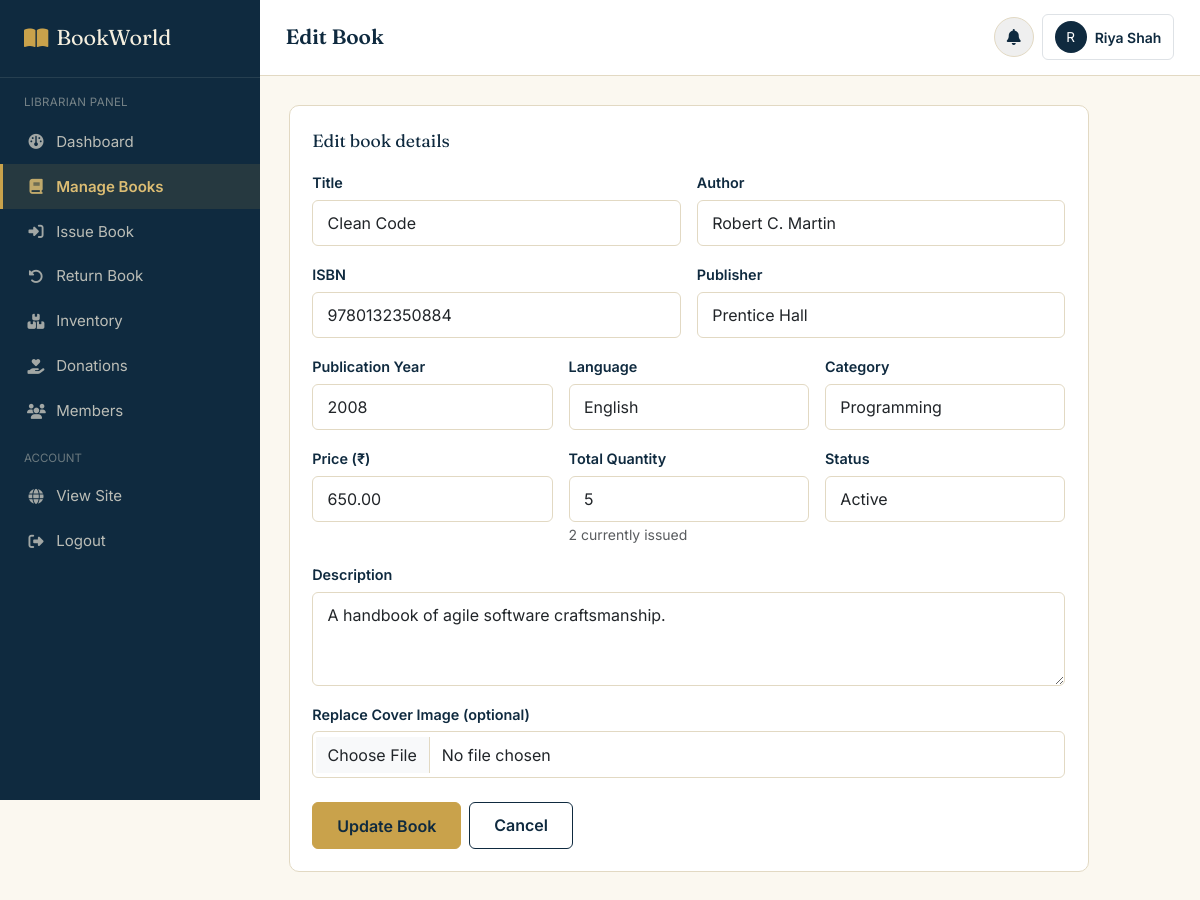
The app's page /librarian/books/edit.php?id=1 (signed in) with its own data.
### tables this page shows
CREATE TABLE book_inventory (
    inventory_id INT AUTO_INCREMENT PRIMARY KEY,
    book_id INT NOT NULL UNIQUE,
    total_quantity INT NOT NULL DEFAULT 0,
    available_quantity INT NOT NULL DEFAULT 0,
    issued_quantity INT NOT NULL DEFAULT 0,
    damaged_quantity INT NOT NULL DEFAULT 0,
    lost_quantity INT NOT NULL DEFAULT 0,
    FOREIGN KEY (book_id) REFERENCES books(book_id) ON DELETE CASCADE
);

CREATE TABLE books (
    book_id INT AUTO_INCREMENT PRIMARY KEY,
    title VARCHAR(200) NOT NULL,
    author VARCHAR(150) NOT NULL,
    isbn VARCHAR(20) UNIQUE,
    publisher VARCHAR(150),
    publication_year YEAR,
    language VARCHAR(50) DEFAULT 'English',
    category_id INT,
    price DECIMAL(10,2) DEFAULT 0.00,
    description TEXT,
    book_image VARCHAR(255) DEFAULT 'default-book.png',
    status ENUM('active','inactive') DEFAULT 'active',
    view_count INT DEFAULT 0,
    created_at DATETIME DEFAULT CURRENT_TIMESTAMP,
    FOREIGN KEY (category_id) REFERENCES categories(category_id) ON DELETE SET NULL
);

CREATE TABLE categories (
    category_id INT AUTO_INCREMENT PRIMARY KEY,
    category_name VARCHAR(100) NOT NULL UNIQUE,
    description VARCHAR(255)
);

### includes/functions.php (called while the page is built, shortened)
<?php
function clean($str) {
    return htmlspecialchars(trim($str), ENT_QUOTES, 'UTF-8');
}

### librarian/books/edit.php (the view, shortened to what this page needs)
<?php
require_once '../../config/database.php';
require_once '../../includes/functions.php';
$book_id = (int)($_GET['id'] ?? 0);
$stmt = mysqli_prepare($conn, "SELECT b.*, bi.total_quantity, bi.available_quantity, bi.issued_quantity, bi.damaged_quantity, bi.lost_quantity
                                FROM books b LEFT JOIN book_inventory bi ON bi.book_id = b.book_id WHERE b.book_id = ?");
mysqli_stmt_bind_param($stmt, 'i', $book_id);
mysqli_stmt_execute($stmt);
$book = mysqli_fetch_assoc(mysqli_stmt_get_result($stmt));
$categories = mysqli_query($conn, "SELECT * FROM categories ORDER BY category_name");
?>
<!DOCTYPE html>
<html lang="en">
<head>
<link href="https://cdn.jsdelivr.net/npm/bootstrap@5.3.3/dist/css/bootstrap.min.css" rel="stylesheet">
<link rel="stylesheet" href="https://cdnjs.cloudflare.com/ajax/libs/font-awesome/6.5.2/css/all.min.css">
<link rel="stylesheet" href="../../assets/css/style.css">
<link rel="stylesheet" href="../../assets/css/dashboard.css">
</head>
<body>
<div class="bw-app">
<?php include '../../includes/sidebar_librarian.php'; ?>
<main class="bw-main">
<?php include '../../includes/dashboard_topbar.php'; ?>
<div class="bw-content">
  <div class="bw-panel" style="max-width:800px;">
    <div class="panel-title">Edit book details</div>
    <form id="bw-book-form" method="POST" enctype="multipart/form-data" novalidate>
      <div class="row g-3">
        <div class="col-md-6">
          <label class="bw-label" for="book_title">Title</label>
          <input type="text" class="form-control bw-form-control" id="book_title" name="title" value="<?= clean($book['title']) ?>" required>
        </div>
        <div class="col-md-6">
          <label class="bw-label" for="book_author">Author</label>
          <input type="text" class="form-control bw-form-control" id="book_author" name="author" value="<?= clean($book['author']) ?>" required>
        </div>
        <div class="col-md-6">
          <label class="bw-label" for="book_isbn">ISBN</label>
          <input type="text" class="form-control bw-form-control" id="book_isbn" name="isbn" value="<?= clean($book['isbn']) ?>" readonly>
        </div>
        <div class="col-md-6">
          <label class="bw-label">Publisher</label>
          <input type="text" class="form-control bw-form-control" name="publisher" value="<?= clean($book['publisher']) ?>">
        </div>
        <div class="col-md-4">
          <label class="bw-label">Publication Year</label>
          <input type="number" class="form-control bw-form-control" name="publication_year" value="<?= clean($book['publication_year']) ?>">
        </div>
        <div class="col-md-4">
          <label class="bw-label">Language</label>
          <input type="text" class="form-control bw-form-control" name="language" value="<?= clean($book['language']) ?>">
        </div>
        <div class="col-md-4">
          <label class="bw-label">Category</label>
          <select class="form-select bw-form-control" name="category_id">
            <?php while ($c = mysqli_fetch_assoc($categories)): ?>
              <option value="<?= $c['category_id'] ?>" <?= $book['category_id'] == $c['category_id'] ? 'selected' : '' ?>><?= clean($c['category_name']) ?></option>
            <?php endwhile; ?>
          </select>
        </div>
        <div class="col-md-4">
          <label class="bw-label" for="book_price">Price (₹)</label>
          <input type="number" step="0.01" min="0" class="form-control bw-form-control" id="book_price" name="price" value="<?= clean($book['price']) ?>" required>
        </div>
        <div class="col-md-4">
          <label class="bw-label" for="book_quantity">Total Quantity</label>
          <input type="number" min="<?= (int)$book['issued_quantity'] ?>" class="form-control bw-form-control" id="book_quantity" name="total_quantity" value="<?= (int)$book['total_quantity'] ?>" required>
          <small class="text-muted"><?= $book['issued_quantity'] ?> currently issued</small>
        </div>
        <div class="col-md-4">
          <label class="bw-label">Status</label>
          <select class="form-select bw-form-control" name="status">
            <option value="active" <?= $book['status']==='active'?'selected':'' ?>>Active</option>
          </select>
        </div>
        <div class="col-12">
          <label class="bw-label">Description</label>
          <textarea class="form-control bw-form-control" name="description" rows="3"><?= clean($book['description']) ?></textarea>
        </div>
        <div class="col-12">
          <label class="bw-label">Replace Cover Image (optional)</label>
          <input type="file" class="form-control bw-form-control" name="book_image" accept=".jpg,.jpeg,.png,.webp">
        </div>
      </div>
      <div class="d-flex gap-2 mt-4">
        <button type="submit" class="btn btn-bw-primary px-4">Update Book</button>
        <a href="list.php" class="btn btn-bw-outline px-4">Cancel</a>
      </div>
    </form>
  </div>
</div>
</main>
</div>
</body>
</html>

### assets/css/style.css (style rules this page uses)
:root { --bw-navy: #0F2A3F; --bw-navy-light: #1A4160; --bw-green: #2F5233; --bw-green-light: #3E6B45; --bw-brass: #C9A24B; --bw-brass-light: #DCBD73; --bw-paper: #F5EFDF; --bw-paper-soft: #FBF8F0; --bw-ink: #1D2430; --bw-slate: #5B6472; --bw-line: #E2D9C3; --bw-danger: #A93F35; --bw-danger-bg: #FBEAE7; --bw-success: #2F5233; --bw-success-bg: #EAF1E7; --bw-warning: #B4791F; --bw-warning-bg: #FBF1E1; --font-display: 'Fraunces', Georgia, serif; --font-body: 'Inter', -apple-system, BlinkMacSystemFont, sans-serif; --radius-sm: 6px; --radius-md: 10px; --shadow-card: 0 1px 3px rgba(15, 42, 63, 0.08), 0 1px 2px rgba(15, 42, 63, 0.06); }
* { box-sizing: border-box; }
body { font-family: var(--font-body); color: var(--bw-ink); background: var(--bw-paper-soft); margin: 0; }
a { color: var(--bw-navy); text-decoration: none; }
.btn-bw-primary { background: var(--bw-brass); border: 1px solid var(--bw-brass); color: var(--bw-navy); font-weight: 600; padding: 0.65rem 1.5rem; border-radius: var(--radius-sm); transition: transform 0.15s ease, box-shadow 0.15s ease; }
.btn-bw-outline { background: transparent; border: 1.5px solid var(--bw-navy); color: var(--bw-navy); font-weight: 600; padding: 0.6rem 1.45rem; border-radius: var(--radius-sm); transition: all 0.15s ease; }
.bw-form-control { border: 1.5px solid var(--bw-line); border-radius: var(--radius-sm); padding: 0.65rem 0.9rem; background: #fff; font-family: var(--font-body); }
.bw-label { font-weight: 600; font-size: 0.9rem; color: var(--bw-navy); margin-bottom: 0.35rem; display: inline-block; }

### assets/css/dashboard.css (style rules this page uses)
.bw-app { display: flex; min-height: 100vh; }
.bw-main { flex: 1; min-width: 0; background: var(--bw-paper-soft); }
.bw-content { padding: 1.8rem; }
.bw-panel { background: #fff; border: 1px solid var(--bw-line); border-radius: var(--radius-md); padding: 1.4rem; }
.bw-panel .panel-title { font-family: var(--font-display); font-size: 1.1rem; color: var(--bw-navy); margin-bottom: 1rem; }

### records on screen
book_inventory: title "Clean Code", author "Robert C. Martin", isbn "9780132350884", publisher "Prentice Hall", publication_year "2008", language "English", price "650.00", total_quantity "5", issued_quantity "2", description "A handbook of agile software craftsmanship."
books: category_id "Programming", status "Active"

### other values on screen
$page_title "Edit Book"
substr($current_user_name, 0, 1) "R"
$current_user_name "Riya Shah"
